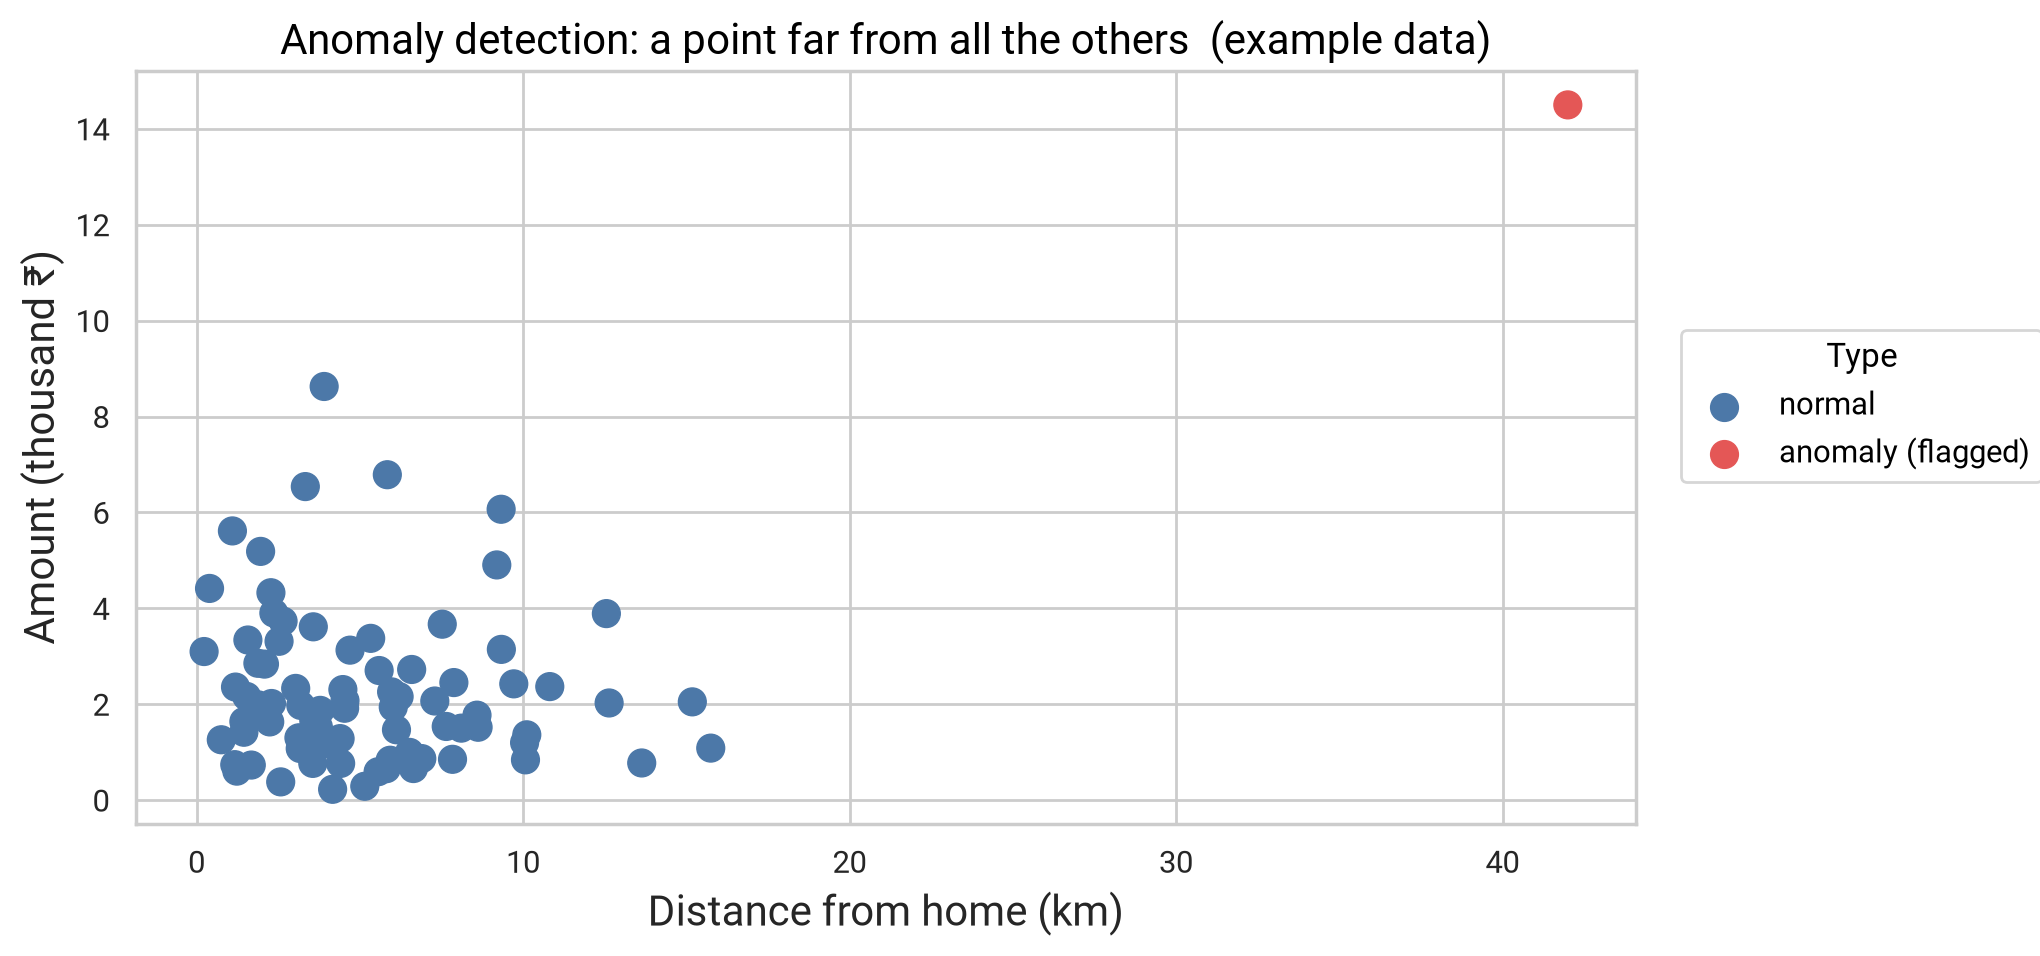

Source code (Python):
"""Anomaly detection: one transaction far from all the normal ones. Example data."""
from pathlib import Path
import numpy as np
import pandas as pd
import seaborn as sns
import seaborn.objects as so

here = Path(__file__).parent
rng = np.random.default_rng(5)
normal = pd.DataFrame({"Amount (thousand ₹)": rng.gamma(2.0, 1.2, 80),
                       "Distance from home (km)": rng.gamma(2.0, 2.5, 80), "Type": "normal"})
odd = pd.DataFrame({"Amount (thousand ₹)": [14.5], "Distance from home (km)": [42.0], "Type": "anomaly (flagged)"})
df = pd.concat([normal, odd], ignore_index=True)

plot = (
    so.Plot(df, x="Distance from home (km)", y="Amount (thousand ₹)", color="Type")
    .add(so.Dot(pointsize=10))
    .scale(color={"normal": "#4C78A8", "anomaly (flagged)": "#E45756"})
    .label(title="Anomaly detection: a point far from all the others  (example data)")
    .layout(size=(8.5, 5))
    .theme({**sns.axes_style("whitegrid"), "font.family": "Roboto", "font.size": 14,
            "axes.titlesize": 15, "axes.labelsize": 15})
)
plot.save(here / "anomaly.png", dpi=200, bbox_inches="tight")
plot.save(here / "anomaly.pdf", bbox_inches="tight")
